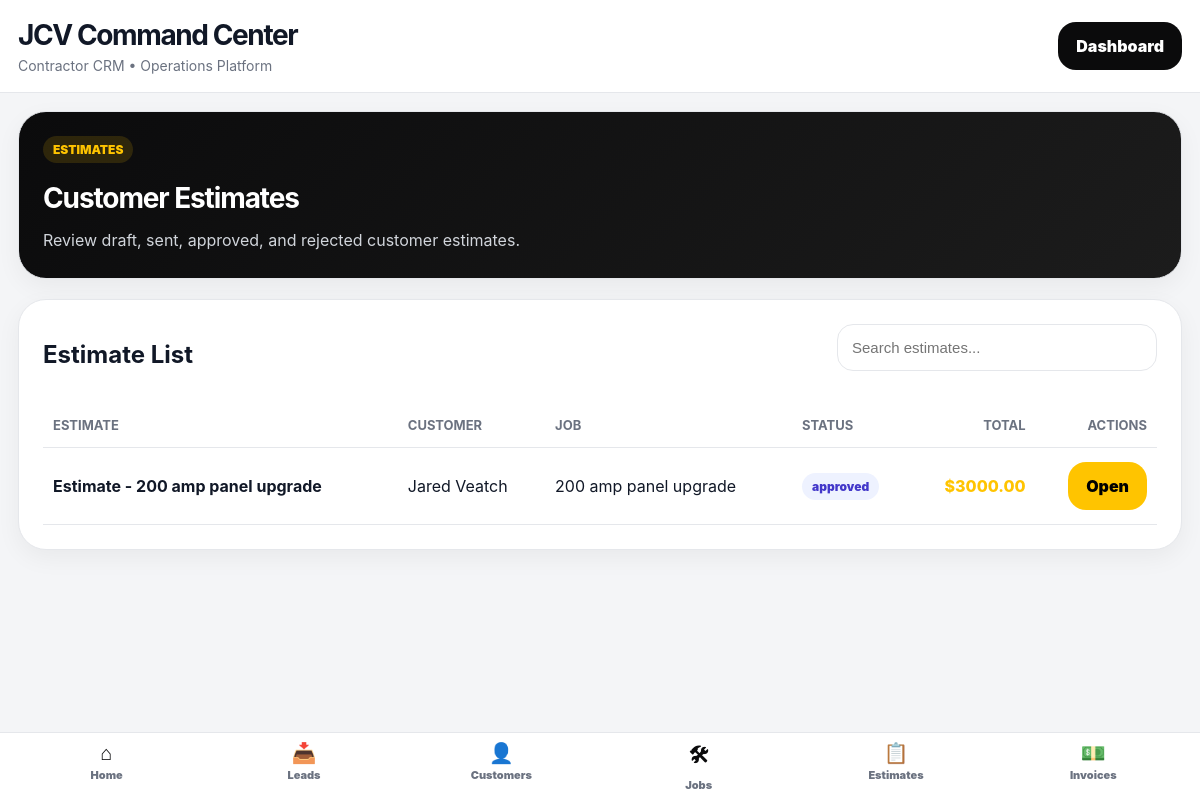
The app's page /estimates/ (signed in) with its own data.
### core/models.py (models this page shows, shortened)
class Estimate(models.Model):
    STATUS_CHOICES = [
        ("draft", "Draft"),
        ("sent", "Sent"),
        ("approved", "Approved"),
        ("rejected", "Rejected"),
    ]
    job = models.ForeignKey(Job, on_delete=models.CASCADE, related_name="estimates")
    title = models.CharField(max_length=255)
    status = models.CharField(max_length=50, choices=STATUS_CHOICES, default="draft")
    scope_of_work = models.TextField(blank=True, null=True)
    exclusions = models.TextField(blank=True, null=True)
    terms = models.TextField(blank=True, null=True)
    subtotal = models.DecimalField(max_digits=10, decimal_places=2, default=0)
    tax = models.DecimalField(max_digits=10, decimal_places=2, default=0)
    total = models.DecimalField(max_digits=10, decimal_places=2, default=0)
    customer_signature_name = models.CharField(max_length=255, blank=True, null=True)
    signed_date = models.DateTimeField(blank=True, null=True)
    accepted_terms = models.BooleanField(default=False)
    created_at = models.DateTimeField(auto_now_add=True)
    class Meta:
        ordering = ["-created_at"]

class Job(models.Model):
    STATUS_CHOICES = [
        ("new", "New"),
        ("site_visit", "Site Visit"),
        ("estimate_needed", "Estimate Needed"),
        ("estimate_sent", "Estimate Sent"),
        ("approved", "Approved"),
        ("scheduled", "Scheduled"),
        ("in_progress", "In Progress"),
        ("waiting_parts", "Waiting on Parts"),
        ("completed", "Completed"),
        ("invoiced", "Invoiced"),
        ("paid", "Paid"),
        ("cancelled", "Cancelled"),
    ]
    PRIORITY_CHOICES = [
        ("low", "Low"),
        ("normal", "Normal"),
        ("high", "High"),
        ("urgent", "Urgent"),
    ]
    customer = models.ForeignKey(Customer, on_delete=models.CASCADE, related_name="jobs")
    template = models.ForeignKey(
        ServiceTemplate,
        on_delete=models.SET_NULL,
        blank=True,
        null=True,
        related_name="jobs",
    )
    title = models.CharField(max_length=255)
    status = models.CharField(max_length=50, choices=STATUS_CHOICES, default="new")
    priority = models.CharField(max_length=50, choices=PRIORITY_CHOICES, default="normal")
    assigned_to = models.CharField(max_length=255, blank=True, null=True)
    job_address = models.CharField(max_length=255, blank=True, null=True)
    description = models.TextField(blank=True, null=True)
    site_notes = models.TextField(blank=True, null=True)
    material_notes = models.TextField(blank=True, null=True)
    estimated_total_price = models.DecimalField(max_digits=10, decimal_places=2, default=0)
    scheduled_date = models.DateTimeField(blank=True, null=True)
    completed_at = models.DateTimeField(blank=True, null=True)
    created_at = models.DateTimeField(auto_now_add=True)
    class Meta:
        ordering = ["-created_at"]

class Customer(models.Model):
    CUSTOMER_TYPE_CHOICES = [
        ("residential", "Residential"),
        ("commercial", "Commercial"),
        ("industrial", "Industrial"),
    ]
    STATUS_CHOICES = [
        ("active", "Active"),
        ("inactive", "Inactive"),
        ("lead", "Lead"),
    ]
    name = models.CharField(max_length=255)
    company_name = models.CharField(max_length=255, blank=True, null=True)
    phone = models.CharField(max_length=50, blank=True, null=True)
    email = models.EmailField(blank=True, null=True)
    customer_type = models.CharField(
        max_length=50,
        choices=CUSTOMER_TYPE_CHOICES,
        default="residential",
    )
    status = models.CharField(
        max_length=50,
        choices=STATUS_CHOICES,
        default="active",
    )
    address = models.CharField(max_length=255, blank=True, null=True)
    city = models.CharField(max_length=100, blank=True, null=True)
    notes = models.TextField(blank=True, null=True)
    created_at = models.DateTimeField(auto_now_add=True)

### core/estimate_views.py (the view)
@staff_member_required
def estimates(request):
    return render(request, "estimates.html", {
        "estimates": Estimate.objects.all().order_by("-created_at"),
    })

### core/templates/estimates.html (shortened to what this page needs)
{% extends "base.html" %}
{% block content %}
<div class="card"
     style="
        background:linear-gradient(135deg, #0b0b0c 0%, #1c1c1c 100%);
        color:white;
     ">
    <div style="
        display:flex;
        justify-content:space-between;
        align-items:flex-start;
        gap:20px;
        flex-wrap:wrap;
    ">
        <div>
            <div class="badge"
                 style="
                    background:rgba(255,196,0,.14);
                    color:var(--gold);
                    margin-bottom:18px;
                 ">
                ESTIMATES
            </div>
            <h1 class="section-title"
                style="color:white; margin-bottom:12px;">
                Customer Estimates
            </h1>
            <p style="color:#d1d5db; margin:0; line-height:1.7;">
                Review draft, sent, approved, and rejected customer estimates.
            </p>
        </div>
    </div>
</div>
<div class="card">
    <div style="
        display:flex;
        justify-content:space-between;
        align-items:center;
        gap:12px;
        flex-wrap:wrap;
        margin-bottom:18px;
    ">
        <h2 style="margin:0;">
            Estimate List
        </h2>
        <input type="text"
               id="estimateSearch"
               placeholder="Search estimates..."
               onkeyup="filterEstimates()"
               style="max-width:320px;">
    </div>
    <div style="overflow-x:auto;">
        <table style="width:100%; border-collapse:collapse;">
            <thead>
                <tr style="border-bottom:1px solid rgba(255,255,255,.08);">
                    <th style="text-align:left; padding:14px 10px;">Estimate</th>
                    <th style="text-align:left; padding:14px 10px;">Customer</th>
                    <th style="text-align:left; padding:14px 10px;">Job</th>
                    <th style="text-align:left; padding:14px 10px;">Status</th>
                    <th style="text-align:right; padding:14px 10px;">Total</th>
                    <th style="text-align:right; padding:14px 10px;">Actions</th>
                </tr>
            </thead>
            <tbody id="estimateTable">
            {% for estimate in estimates %}
                <tr style="border-bottom:1px solid rgba(255,255,255,.06);">
                    <td style="padding:14px 10px;">
                        <strong>{{ estimate.title }}</strong>
                    </td>
                    <td style="padding:14px 10px;">
                        {{ estimate.job.customer.name }}
                    </td>
                    <td style="padding:14px 10px;">
                        {{ estimate.job.title }}
                    </td>
                    <td style="padding:14px 10px;">
                        <span class="badge">
                            {{ estimate.status }}
                        </span>
                    </td>
                    <td style="
                        padding:14px 10px;
                        text-align:right;
                        font-weight:800;
                        color:var(--gold);
                    ">
                        ${{ estimate.total }}
                    </td>
                    <td style="padding:14px 10px; text-align:right;">
                        <a class="btn btn-gold"
                           href="/estimates/{{ estimate.id }}/">
                            Open
                        </a>
                    </td>
                </tr>
            {% endfor %}
            </tbody>
        </table>
    </div>
</div>
{% endblock %}

### core/templates/base.html (style rules this page uses)
:root { --bg: #f4f5f7; --card: #ffffff; --black: #0b0b0c; --gold: #ffc400; --text: #111827; --muted: #6b7280; --border: #e5e7eb; --green: #16a34a; --blue: #2563eb; --red: #dc2626; }
* { box-sizing: border-box; }
body { margin: 0; background: var(--bg); font-family: Inter, SF Pro Display, -apple-system, BlinkMacSystemFont, sans-serif; color: var(--text); }
.card { background: white; border: 1px solid var(--border); border-radius: 28px; padding: 24px; margin-bottom: 20px; box-shadow: 0 8px 24px rgba(0,0,0,.05); }
.section-title { margin: 0 0 20px; font-size: 28px; letter-spacing: -.04em; }
.btn { display: inline-flex; align-items: center; justify-content: center; background: var(--black); color: white; text-decoration: none; border: none; padding: 14px 18px; border-radius: 18px; font-weight: 900; cursor: pointer; }
.btn-gold { background: var(--gold); color: black; }
input, textarea, select { width: 100%; padding: 14px; border-radius: 16px; border: 1px solid var(--border); margin-bottom: 14px; font-size: 15px; }
table { width: 100%; border-collapse: collapse; }
th, td { padding: 14px; border-bottom: 1px solid var(--border); text-align: left; }
th { color: var(--muted); font-size: 13px; text-transform: uppercase; }
.badge { display: inline-block; padding: 6px 10px; border-radius: 999px; font-size: 12px; font-weight: 900; background: #eef2ff; color: #4338ca; }

### records on screen
Estimate: title "Estimate - 200 amp panel upgrade", job.customer.name "Jared Veatch", job "200 amp panel upgrade", status "approved", total "3000.00"
